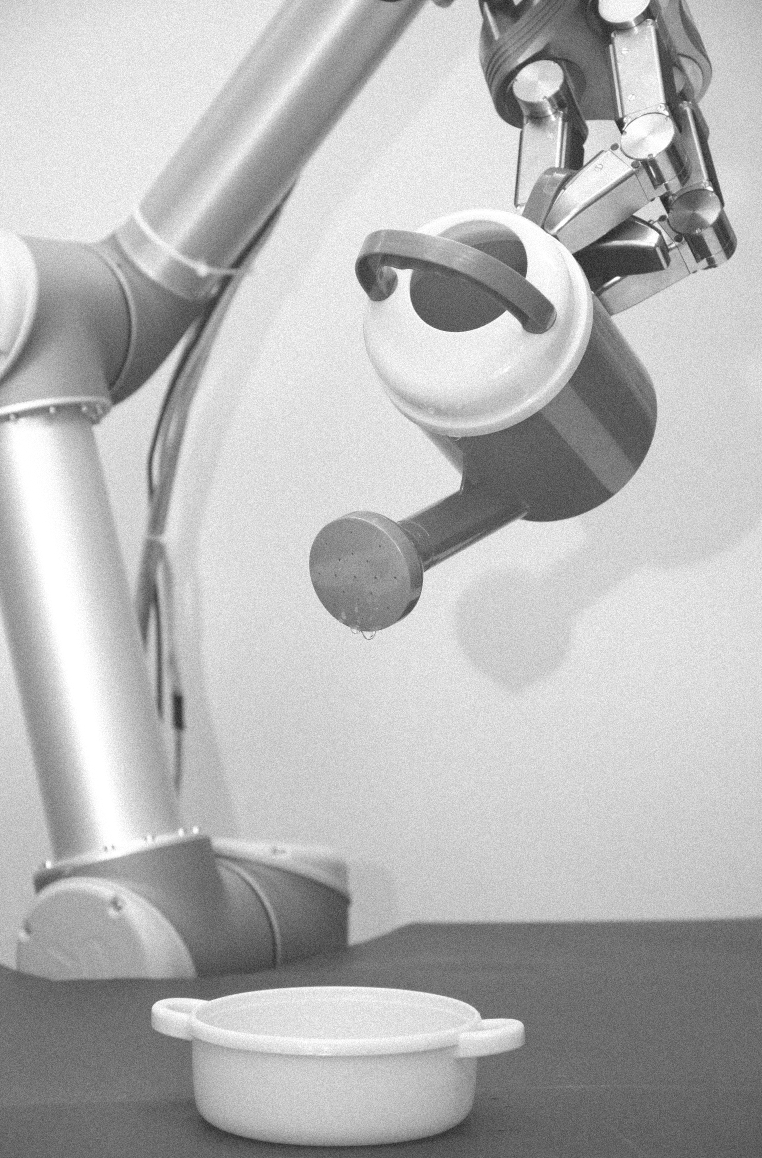
//> input picture Vision project1/VisionPic3/data/Image3.png, 1524 x 2316 px (shown at 1/2 size)
$ ./main   (built with g++ and OpenCV 4)
//> lines starting //> are read from the running program, lines starting //| are printed output that depends on the picture; after the words box and inside, x2 and y2 are one past the last pixel; in counts of white or black regions, pixels touching at a corner belong together
/*
 * RoVi1
 * Example application to load and display an image
 */

// v1.0-4-gdfe246a

// includes
#include <opencv2/opencv.hpp>
#include <iostream>
#include <string>
#include <vector>
#include <math.h>    // ise pow


// using namespaces
using namespace std;
using namespace cv;


// function declatations
void displayImage(std::string figureText, cv::Mat img);
//void drawHistogram(cv::Mat anImage );
Mat paintHist(Mat img, int hist_w, int hist_h);
void adaptiveMedFilter(Mat src, Mat &dst, int maxSize, float quantile);
void printVector(string aMessage, vector<double> aVector);
void contraHarmonic(Mat src, Mat &dst, double Q);


int main()
{
    // Load image
    std::string filename = "../data/Image3.png";
    cv::Mat img = cv::imread(filename, CV_LOAD_IMAGE_GRAYSCALE);
//> img is the input picture: 2316 rows x 1524 cols, CV_8UC1; min 22, max 255, mean 181

    if (img.empty()) {
        std::cout << "Input image not found at '" << filename << "'\n";
        return 1;
    }


    // display image
    displayImage("Original Image", img);


    // Draw histogram
    cv::Mat uniform(img,Rect(1000,1500,500,300));
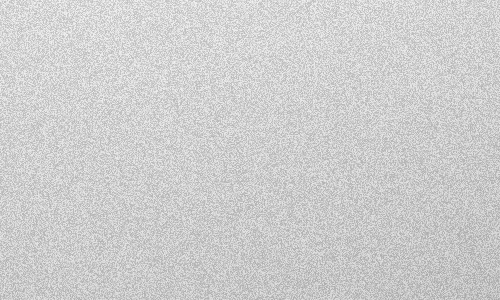
//> uniform: 300 rows x 500 cols, CV_8UC1; min 165, max 245, mean 206.2
    Mat uniformHist = paintHist(uniform, 1500, 512);
//> in paintHist, `calcHist( &img, 1, channels, Mat(), theHistogram, 1, histSize, ranges,..`: theHistogram = 256 values, max 3030 at index 204, min 0 at index 0, mean 585.9
//> in paintHist, `normalize(theHistogram, theHistogram, 0, histImage.rows, NORM_MINMAX, ..`: theHistogram = 256 values, max 512 at index 204, min 0 at index 0, mean 99.01
//> after the loop in paintHist, `for( int i = 0; i < theHistogram.rows; i++ )`:
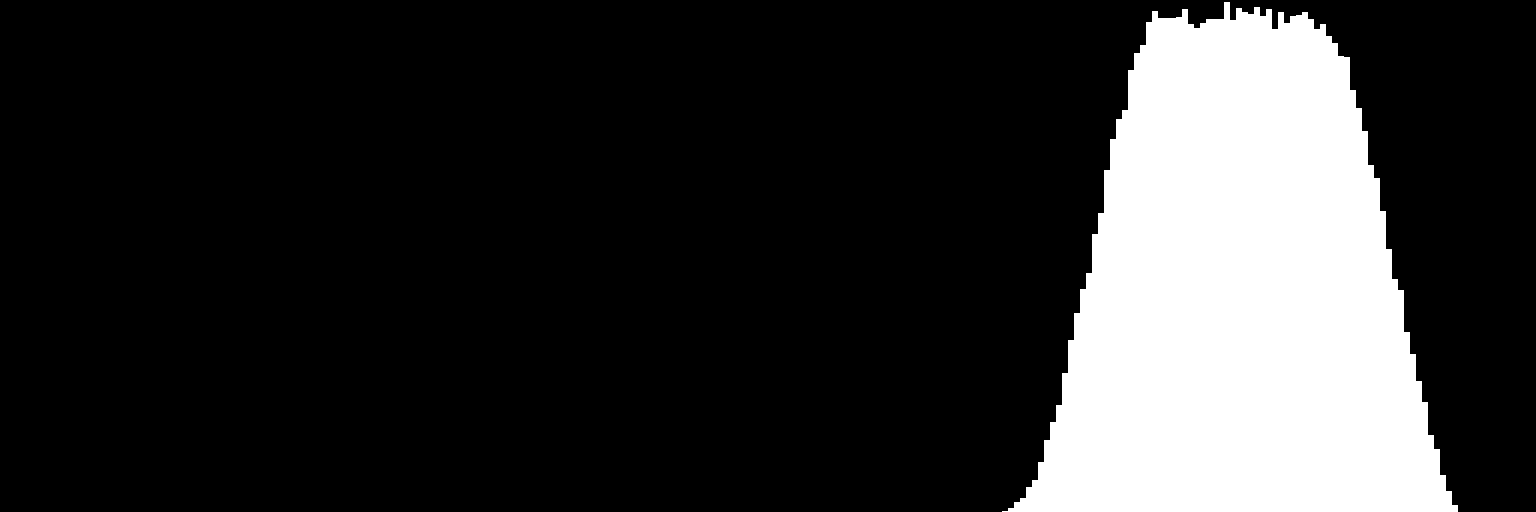
//> histImage: 512 rows x 1536 cols, CV_8UC3; 19.2% white; 1 white region, box (x1, y1, x2, y2) and area: (1002, 2, 1458, 512) 151362
//> in paintHist, `copyMakeBorder(histImage, histImage, border, border, border, border, B..`:
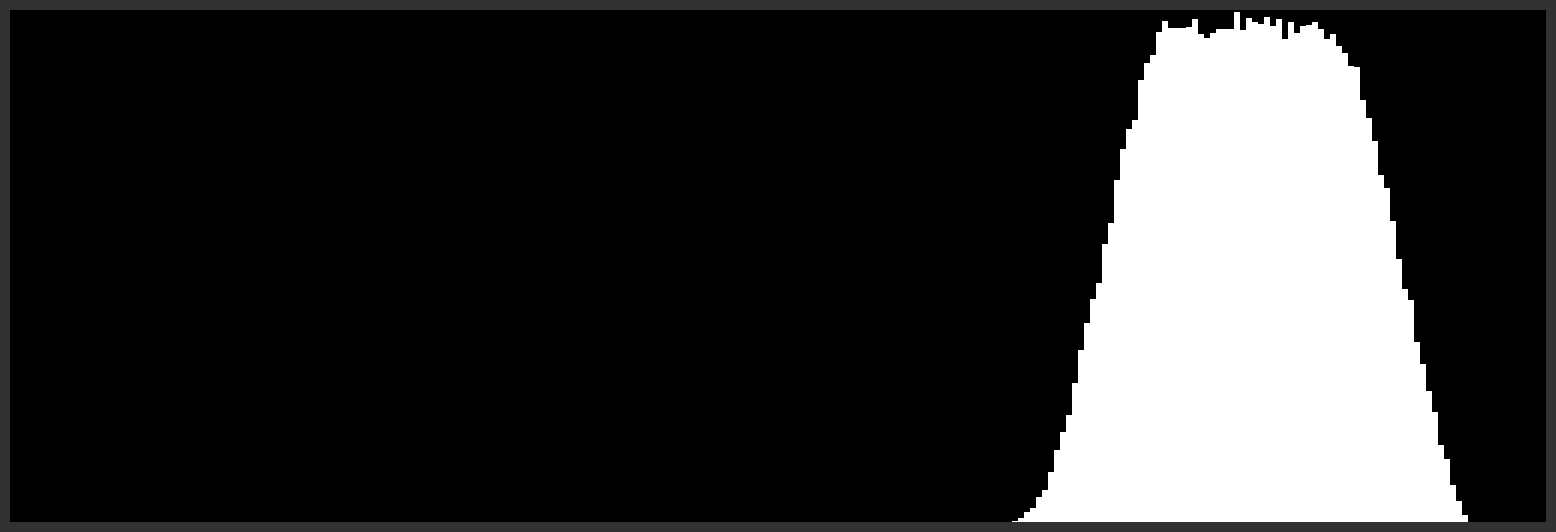
//> histImage: 532 rows x 1556 cols, CV_8UC3; min 0, max 255, mean 49.1
    displayImage("UniformHist", uniformHist);
    //imwrite( "../data/UniformHist1.png", uniformHist );


    // remove the uniform/gausian noise
    /* using Gausian Blur*/
    Mat gBlur5;

    GaussianBlur( img, gBlur5, Size(5,5),0);
    displayImage("Med Blur5", gBlur5);
    //imwrite( "../data/GausianBlur5.png", gBlur5 );


    // Draw histogram blur
    cv::Mat uniform1(gBlur5,Rect(1000,1500,500,300));
    uniformHist = paintHist(uniform1, 1500, 512);
//> call 2 of paintHist, with hist_w = 1500, hist_h = 512
//> in paintHist (call 2), `calcHist( &img, 1, channels, Mat(), theHistogram, 1, histSize, ranges,..`: theHistogram = 256 values, max 8029 at index 206, min 0 at index 0, mean 585.9
//> in paintHist (call 2), `normalize(theHistogram, theHistogram, 0, histImage.rows, NORM_MINMAX, ..`: theHistogram = 256 values, max 512 at index 206, min 0 at index 0, mean 37.36
//> after the loop in paintHist (call 2), `for( int i = 0; i < theHistogram.rows; i++ )`:
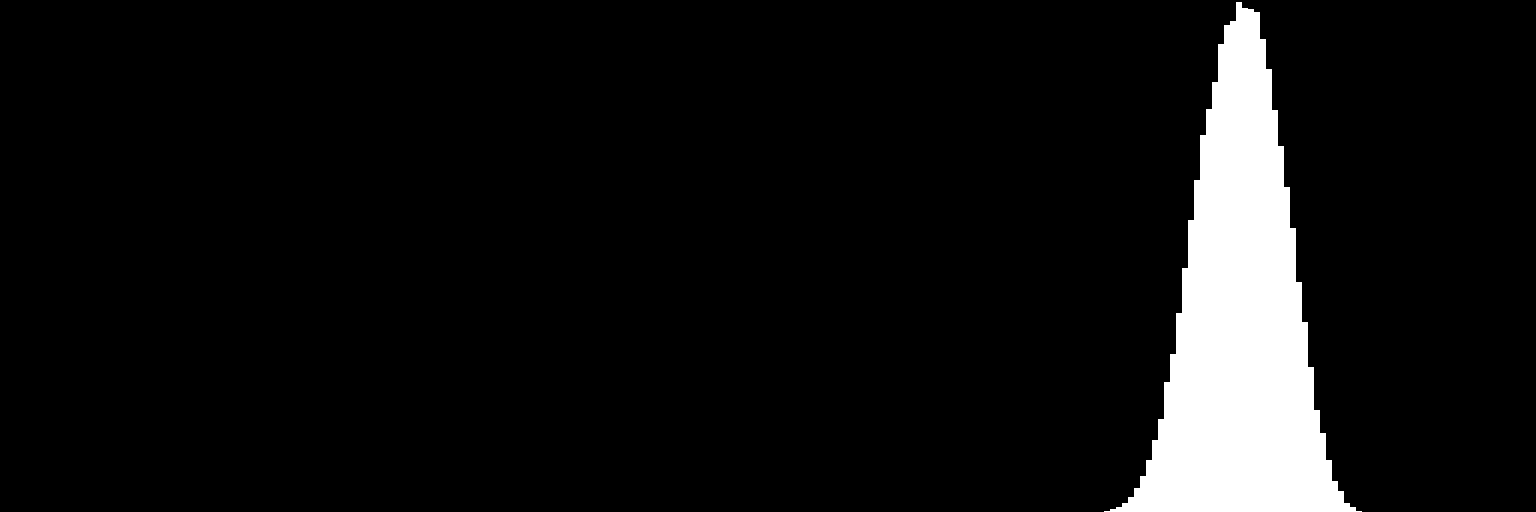
//> histImage: 512 rows x 1536 cols, CV_8UC3; 7.2% white; 1 white region, box (x1, y1, x2, y2) and area: (1104, 2, 1362, 512) 56976
//> in paintHist (call 2), `copyMakeBorder(histImage, histImage, border, border, border, border, B..`:
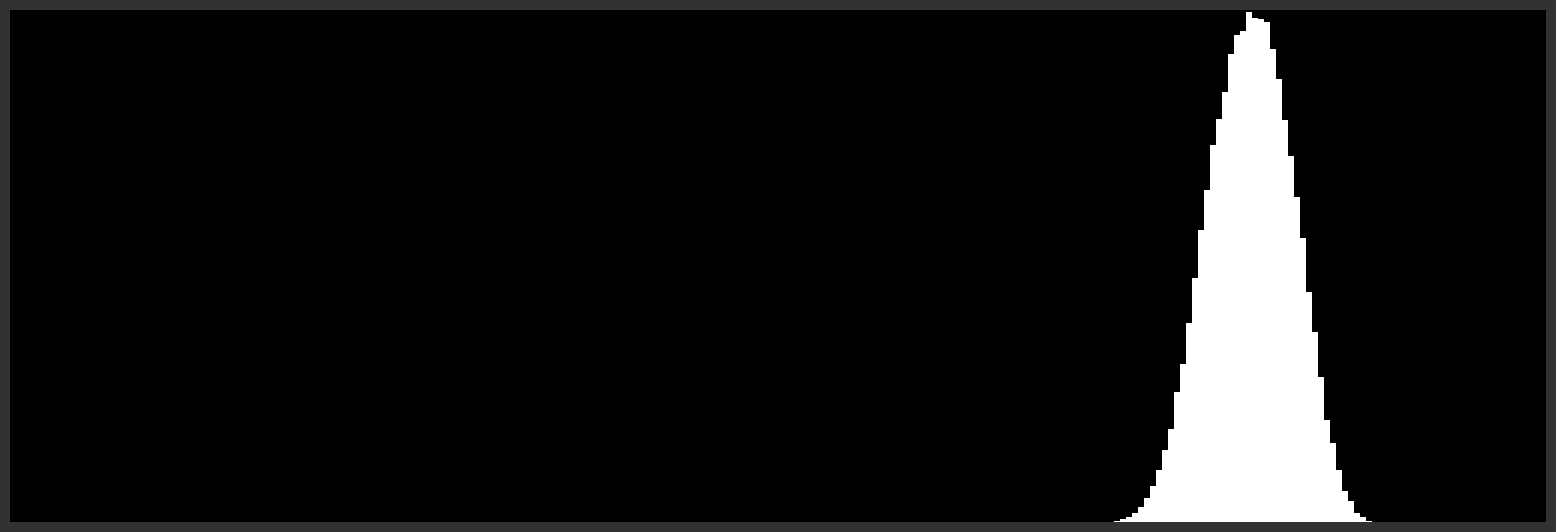
//> histImage: 532 rows x 1556 cols, CV_8UC3; min 0, max 255, mean 20
    displayImage("UniformHistBlur7", uniformHist);
    //imwrite( "../data/UniformHistB7.png", uniformHist );


    // equalize image
    Mat equImg;
    equalizeHist(gBlur5, equImg);
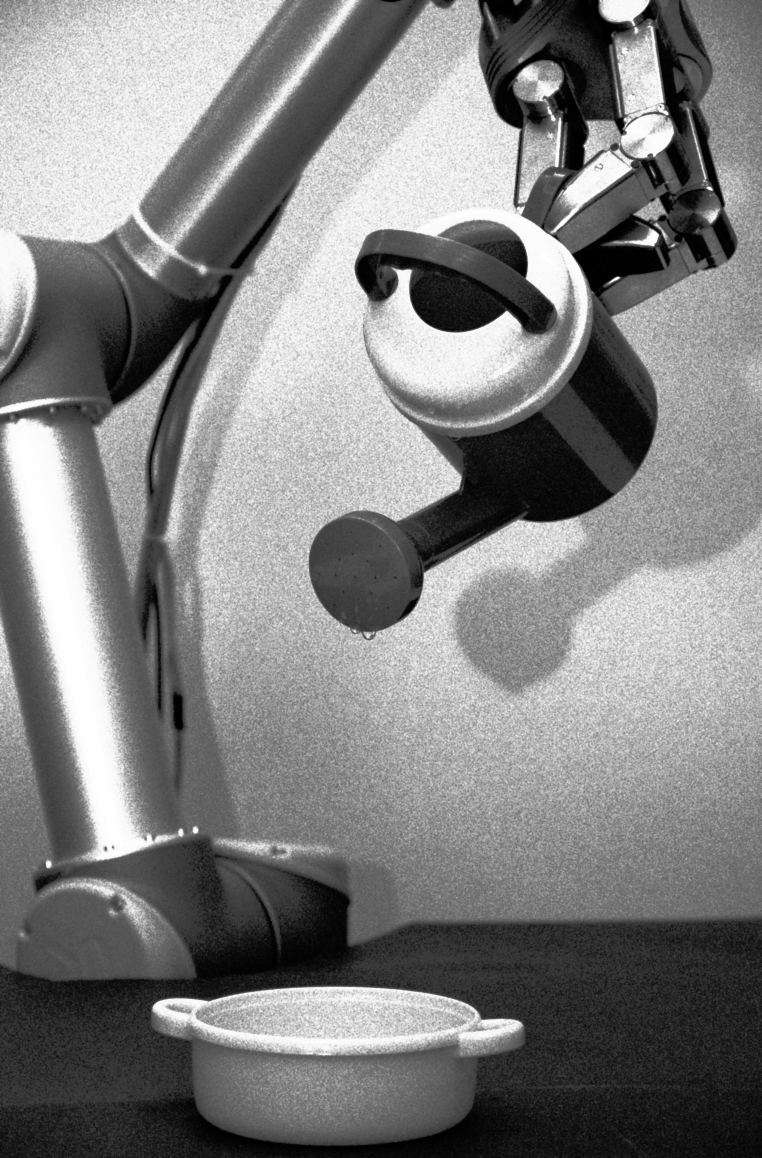
//> equImg: 2316 rows x 1524 cols, CV_8UC1 (shown at 1/2 size); min 0, max 255, mean 128.6
    displayImage("Eqialized", equImg);
    //imwrite( "../data/EqualisedBlur5.png", equImg );


    cv::waitKey();
    return 0;
}


// function definition
void displayImage(std::string figureText, cv::Mat img){
    cv::namedWindow(figureText ,CV_WINDOW_NORMAL);
    cv::resizeWindow(figureText, 600,600);
    cv::imshow(figureText, img);

}


Mat paintHist(Mat img, int hist_w, int hist_h){ // Plot the histogram

    Mat theHistogram;

    int channels[] = {0};               //number og color channels
    int histSize[] = {256};             //number of histogam colombs
    float range[] = { 0, 256 };         //input range (color values)
    const float* ranges[] = { range };  //pointer to input gange

    calcHist( &img, 1, channels, Mat(), theHistogram, 1, histSize, ranges, true, false);

    int bin_w = cvRound( (double) hist_w/theHistogram.rows );                   //calculate colum width
    Mat histImage( hist_h, bin_w*theHistogram.rows, CV_8UC3, Scalar( 0,0,0) );  // initialize image

    // Normalize histogram values to be within image height
    normalize(theHistogram, theHistogram, 0, histImage.rows, NORM_MINMAX, -1, Mat() );

    for( int i = 0; i < theHistogram.rows; i++ ){                             //For each histogram colum
        for(int x = 0; x < bin_w ;x++){                                         //for each vertical pixel in the colum
            for(int y = hist_h-1 ;y> hist_h-theHistogram.at<float>(i)+1;y--){       //for each horizontal pixel in the colum
                histImage.at<Vec3b>(Point(i*bin_w+x,y))[0] = 255;               //Make pixel white
                histImage.at<Vec3b>(Point(i*bin_w+x,y))[1] = 255;
                histImage.at<Vec3b>(Point(i*bin_w+x,y))[2] = 255;
            }
        }
    }
    // add borders to the histogram
    const int border = 10;
    copyMakeBorder(histImage, histImage, border, border, border,
                   border, BORDER_CONSTANT, Scalar(50,50,50));

    return histImage;

}
